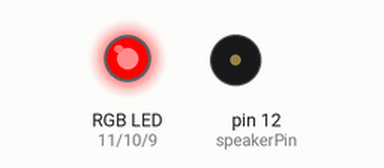
The sketch below on a simulated Arduino Uno, built with avr-gcc and run on an emulated ATmega328P. On the bench: an RGB LED mixed from three pins (HIGH = lit), buzzer (waves = sounding). Dim RGB values are drawn brighter than linear.

Above: at 0.1 s.
At 1.1 s:
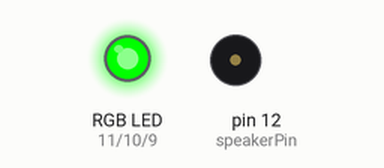
At 3.1 s:
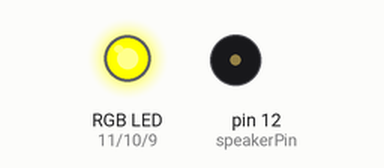
At 4.1 s:
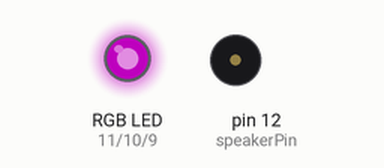
At 18.3 s:
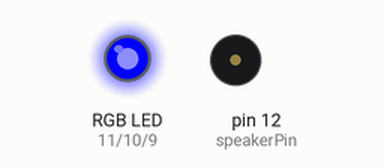
At 37.5 s:
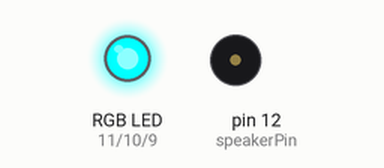
Timing chart, 0 to 40.0 s (numbered marks = the images above):
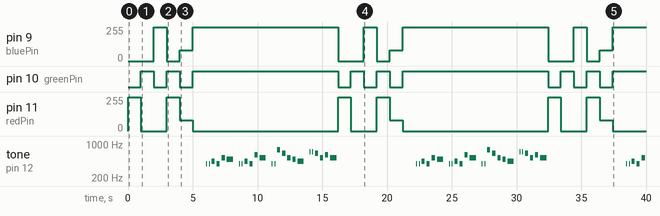

The sketch:

Gisse.ino
```cpp
//ONG LIT YIT 2013-07-20
//This following code plays happy birthday melody on Arduino
//Put Piezo Buzzer on GDN and 9 (Positive and negative are reversible)
//this project requires a Piezo Buzzer and

// an Arduino board and

//jumper wires to connect Buzzer's (+) to ~9 and (-) to GND (any GND)

//HAVE FUN

//this project requires a Piezo Buzzer and

// an Arduino board and

//jumper wires to connect Buzzer's (+) to ~9 and (-) to GND (any GND)

//HAVE FUN

int speakerPin = 12;
int redPin = 11;
int greenPin = 10;
int bluePin = 9;
int length = 28; // the number of notes

char notes[] = "GGAGcB GGAGdc GGxecBA yyecdc";

int beats[] = { 2, 2, 8, 8, 8, 16, 1, 2, 2, 8, 8,8, 16, 1, 2,2,8,8,8,8,16, 1,2,2,8,8,8,16 };

int tempo = 150;

void playTone(int tone, int duration) {

for (long i = 0; i < duration * 1000L; i += tone * 2) {

   digitalWrite(speakerPin, HIGH);

   delayMicroseconds(tone);

   digitalWrite(speakerPin, LOW);

   delayMicroseconds(tone);

}

}

void playNote(char note, int duration) {

char names[] = {'C', 'D', 'E', 'F', 'G', 'A', 'B',

                 'c', 'd', 'e', 'f', 'g', 'a', 'b',

                 'x', 'y' };

int tones[] = { 1915, 1700, 1519, 1432, 1275, 1136, 1014,

                 956,  834,  765,  593,  468,  346,  224,

                 655 , 715 };

int SPEE = 5;

// play the tone corresponding to the note name

for (int i = 0; i < 17; i++) {

   if (names[i] == note) {
    int newduration = duration/SPEE;
     playTone(tones[i], newduration);

   }

}

}

void setup() {

pinMode(speakerPin, OUTPUT);
pinMode(redPin, OUTPUT);
pinMode(greenPin, OUTPUT);
pinMode(bluePin, OUTPUT);


}

void loop() {


 setColor(255, 0, 0);  // red
  delay(1000);
  setColor(0, 255, 0);  // green
  delay(1000);
  setColor(0, 0, 255);  // blue
  delay(1000);
  setColor(255, 255, 0);  // yellow
  delay(1000);
  setColor(80, 0, 80);  // purple
  delay(1000);
  setColor(0, 255, 255);  // aqua
  delay(1000);

  for (int i = 0; i < length; i++) {

   if (notes[i] == ' ') {

     delay(beats[i] * tempo); // rest

   } else {

     playNote(notes[i], beats[i] * tempo);

   }

   // pause between notes

   delay(tempo);

}

}
void setColor(int red, int green, int blue)
{
  analogWrite(redPin, red);
  analogWrite(greenPin, green);
  analogWrite(bluePin, blue);
}
```

Measured:
- by itself, pin 9 (bluePin): repeats every 16.2 s: 0/255 1.0 s, 80/255 1.0 s, 255/255 11.2 s, 0/255 2.0 s, 255/255 1.0 s
- by itself, pin 10 (greenPin): repeats every 16.2 s: LOW 1.0 s, HIGH 1.0 s, LOW 1.0 s, HIGH 11.2 s, LOW 1.0 s, HIGH 1.0 s
- by itself, pin 11 (redPin): repeats every 16.2 s: 0/255 2.0 s, 255/255 1.0 s, 80/255 1.0 s, 0/255 11.2 s, 255/255 1.0 s
- by itself, tone on pin 12 (speakerPin): plays 391 Hz for 0.08 s, 391 Hz for 0.08 s, 439 Hz for 0.24 s, 391 Hz for 0.24 s, 521 Hz for 0.24 s, 491 Hz for 0.48 s … (55 notes in this stretch)
